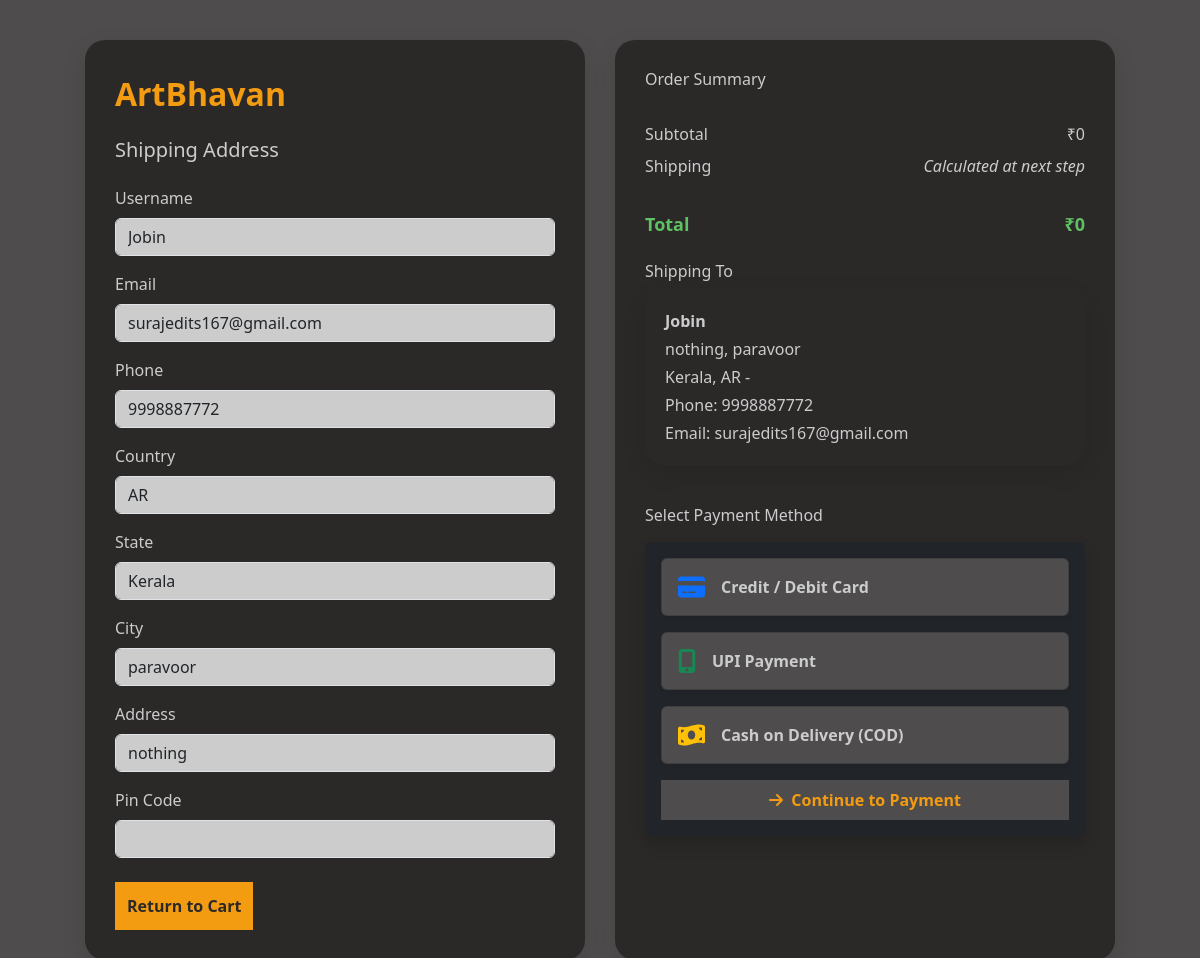
/checkout/ (signed in), run on an earlier commit of the app's database.
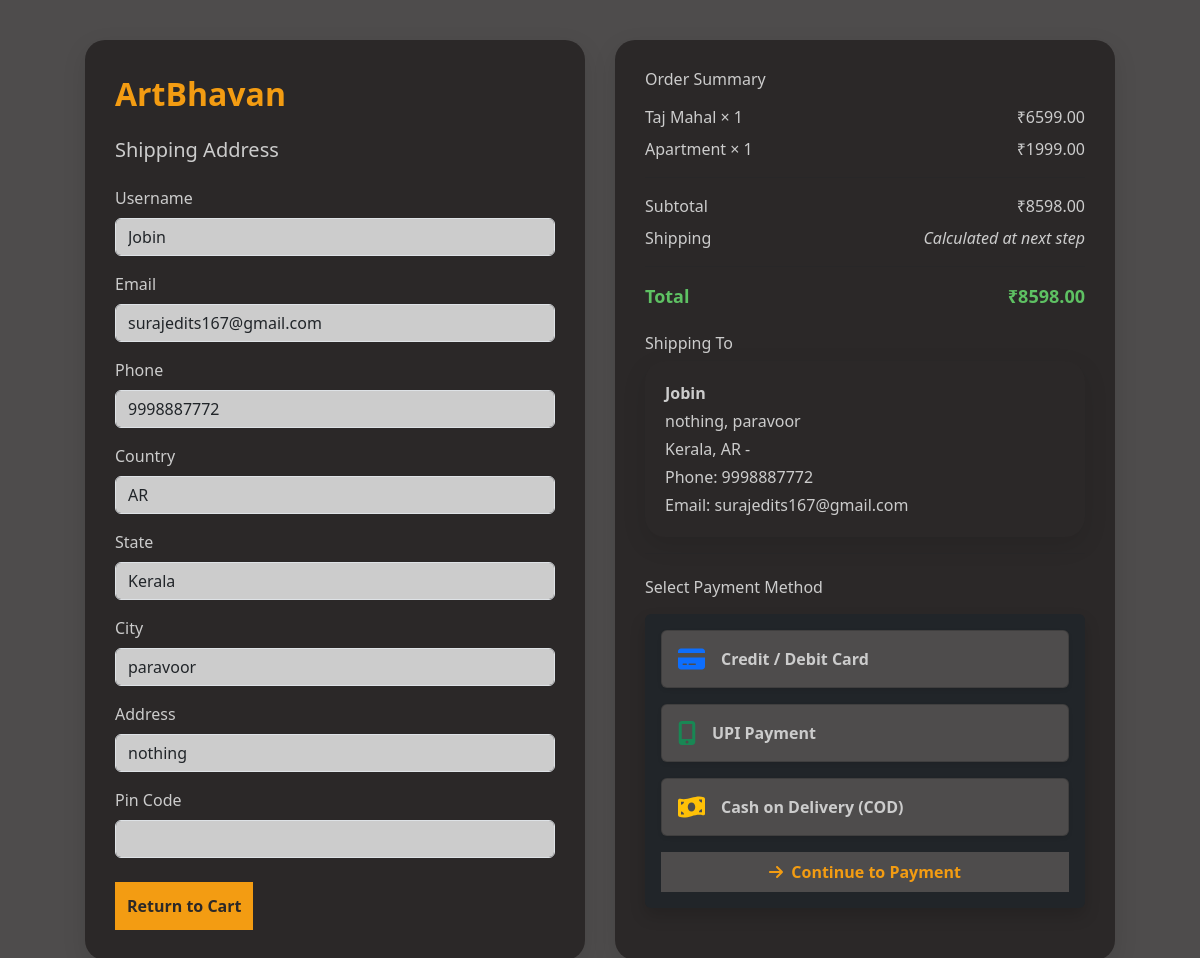
And on a later commit of the database.
### paintings/models.py (models this page shows, shortened)
class Cart(models.Model):
    user = models.ForeignKey(UserSignup, on_delete=models.CASCADE)
    created_at = models.DateTimeField(auto_now_add=True)
    def total_price(self):
        return sum(item.total_price() for item in self.items.all())

class CartItem(models.Model):
    cart = models.ForeignKey(Cart, on_delete=models.CASCADE, related_name='items')
    artwork = models.ForeignKey(Artwork, on_delete=models.CASCADE)
    quantity = models.PositiveIntegerField(default=1)
    def total_price(self):
        return self.artwork.price * self.quantity

class Artwork(models.Model):
    CATEGORY_CHOICES = [
        ('Sketches', 'Sketches'),
        ('Portraits', 'Portraits'),
        ('Oil Paintings', 'Oil Paintings'),
        ('Digital Art', 'Digital Art'),
    ]
    title = models.CharField(max_length=200)
    image = models.ImageField(upload_to='artworks/')
    category = models.CharField(max_length=50, choices=CATEGORY_CHOICES)
    price = models.DecimalField(max_digits=10, decimal_places=2)
    height = models.PositiveIntegerField(help_text="Height in cm")
    width = models.PositiveIntegerField(help_text="Width in cm")
    description = models.TextField(blank=True, null=True)

### paintings/views.py (the view)
# urls.py: path('checkout/', views.checkout_view, name='checkout'),
def checkout_view(request):
    user = request.session.get('user_id')
    user_instance = get_object_or_404(UserSignup, id=user)
    profile = get_object_or_404(UserProfile, user=user_instance)
    cart = get_object_or_404(Cart, user=user_instance)
    return render(request, 'checkout.html', {
        'user': user_instance,
        'cart': cart,
        'user': {
            'username': user_instance.phoneorusername,
            'email': user_instance.email,
            'profile': profile
        }
    })

### paintings/templates/checkout.html (shortened to what the changed rows need)
{% load static %}
<!DOCTYPE html>
<html lang="en">
<head>
    <link rel="stylesheet" href="{% static 'css/checkout.css' %}">
    <link href="https://cdn.jsdelivr.net/npm/bootstrap@5.3.0/dist/css/bootstrap.min.css" rel="stylesheet">
</head>
<body>
<div class="container checkout-container">
    <div class="summary-section">
        {% for item in cart.items.all %}
            <div class="d-flex justify-content-between mb-2">
                <div>{{ item.artwork.title }} × {{ item.quantity }}</div>
                <div>₹{{ item.total_price }}</div>
            </div>
        {% endfor %}
        <div class="d-flex justify-content-between mb-2">
            <div>Subtotal</div>
            <div>₹{{ cart.total_price }}</div>
        </div>
        <div class="d-flex justify-content-between total-amount">
            <div>Total</div>
            <div>₹{{ cart.total_price }}</div>
        </div>
    </div>
</div>
</body>
</html>

What changed in the data, as far as the page shows it:
added CartItem: artwork "Taj Mahal", quantity "1", total_price "6599.00"
added CartItem: artwork "Apartment", quantity "1", total_price "1999.00"
computed for Cart: total_price "0" → "8598.00"
